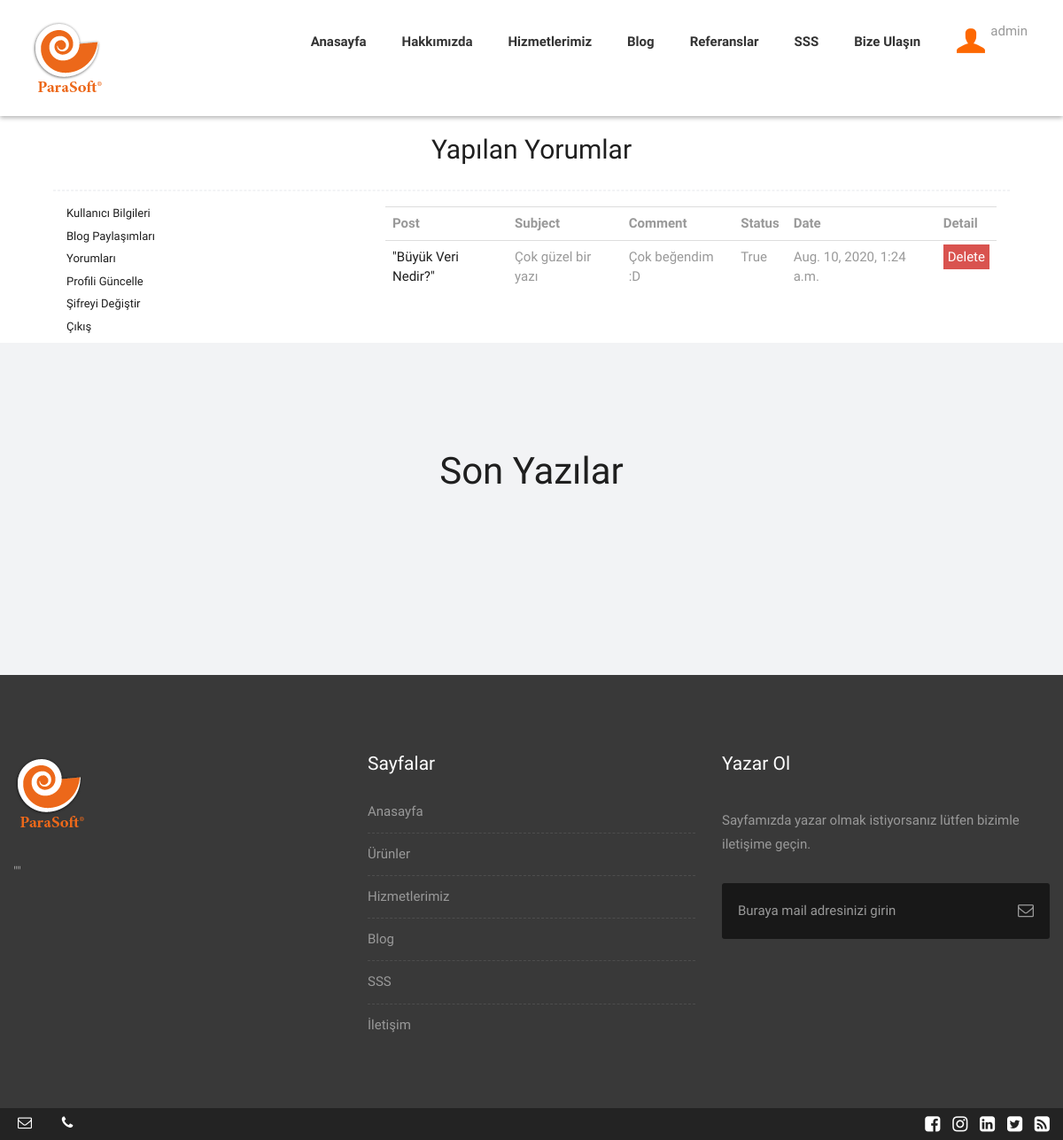
The page /user/comments/ (signed in) on the database as committed earlier.
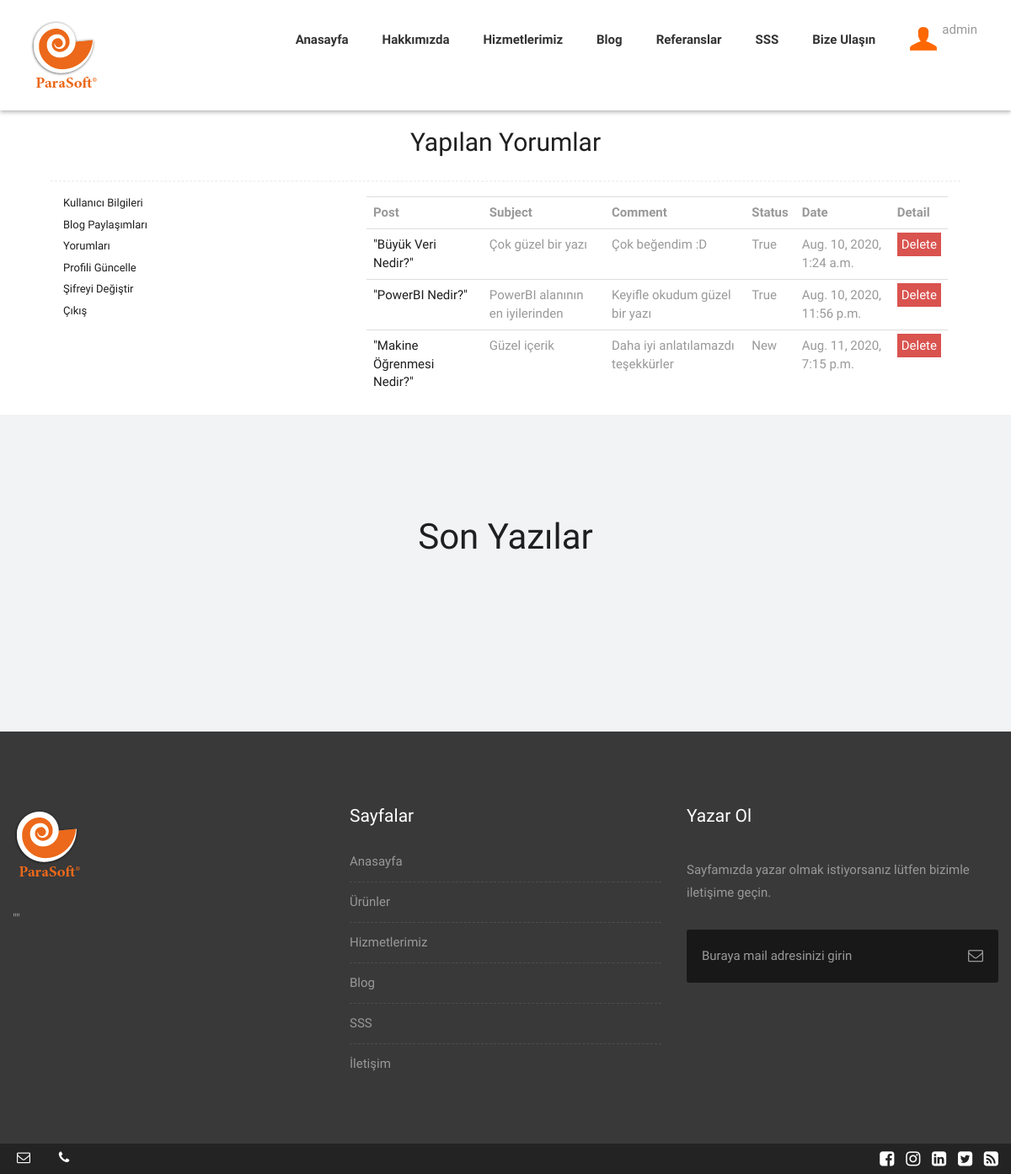
The same page on the database as committed later.
### blog/models.py (models this page shows, shortened)
class Comment(models.Model):
    STATUS = (
        ('New', 'Yeni'),
        ('True', 'Evet'),
        ('False', 'Hayır'),
    )
    post = models.ForeignKey(Post, on_delete=models.CASCADE)
    user = models.ForeignKey(User, on_delete=models.CASCADE)
    subject = models.CharField(max_length=50, blank=True)
    comment = models.CharField(max_length=200, blank=True)
    status = models.CharField(max_length=10,choices=STATUS, default='New')
    ip = models.CharField(blank=True, max_length=20)
    create_at = models.DateTimeField(auto_now_add=True)
    update_at = models.DateTimeField(auto_now_add=True)

class Post(models.Model):
    STATUS = (
        ('True', 'Evet'),
        ('False', 'Hayır'),
    )
    category = models.ForeignKey(Category, on_delete=models.CASCADE)
    title = models.CharField(max_length=30)
    keywords = models.CharField(max_length=255)
    description = models.CharField(max_length=255)
    image = models.ImageField(blank=True, upload_to='images')
    writer = models.CharField(max_length=30)
    content = RichTextUploadingField(blank=True)
    status = models.CharField(max_length=10, choices=STATUS)
    slug = models.SlugField(null=False, unique=True)
    parent = models.ForeignKey('self', blank=True, null=True, related_name='children', on_delete=models.CASCADE)
    create_at = models.DateTimeField(auto_now_add=True)
    update_at = models.DateTimeField(auto_now_add=True)
    def image_tag(self):
        return mark_safe('<img src="{}" height="50"/>'.format(self.image.url))
    image_tag.short_description = 'Image'

### user/views.py (the view)
# urls.py: path('comments/', views.comments, name='comments'),
@login_required(login_url='/login')
def comments(request):
    category = Category.objects.all()
    current_user = request.user
    comments = Comment.objects.filter(user_id=current_user.id)
    context = {'category': category,
               'comments': comments,
               }
    return render(request, 'user_comments.html', context)

### user/templates/user_comments.html (shortened to what this page needs)
{% extends "homebase.html" %}
{% block content %}
    <div class="container">
        <div class="row">
            <h2 class="h2" style="text-align:center;color: #1f1f1f">
                Yapılan Yorumlar
            </h2>
            <hr class="hr2">
            <div class="col-md-4">
                {% include 'user_panel.html' %}
            </div>
            <div class="col-md-8">
                <table class="table">
                        <tr>
                            <th class="text-left">Post</th>
                            <th class="text-left">Subject</th>
                            <th class="text-left">Comment</th>
                            <th class="text-left">Status</th>
                            <th class="text-left">Date</th>
                            <th class="text-left">Detail</th>
                        </tr>
                        {% for rs in comments %}
                            <tr>
                                <td class="text-left">
                                    <a href="http://127.0.0.1:8000/blog/{{ rs.post.category.slug}}/{{ rs.post.id }}">
                                        {{ rs.post.title }}
                                    </a>
                                </td>
                                <td class="text-left">{{ rs.subject }}</td>
                                <td class="text-left">{{ rs.comment }}</td>
                                <td class="text-left">{{ rs.status }}</td>
                                <td class="text-left">{{ rs.create_at }}</td>
                                <td class="text-left"><a class="btn-danger" style="padding: 5px" href="/user/deletecomment/{{ rs.id }}" onclick="return confirm('Yorumunuz silinecek! Eminmisiniz?')"> Delete </a> </td>
                            </tr>
                        {% endfor %}
                    </table>
            </div>
        </div>
    </div>
{% endblock %}

### home/templates/homebase.html (shortened to what this page needs)
{% load static %}
<!DOCTYPE html>
<html lang="en">
<head>
    <link rel="stylesheet" href="{% static "css/bootstrap.min.css" %}">
    <link rel="stylesheet" href="{% static "style.css" %}">
    <link rel="stylesheet" href="{% static "css/responsive.css" %}">
    <link rel="stylesheet" href="{% static "css/custom.css" %}">
</head>
<body>
{% include 'header.html' %}
{% block content %}  {% endblock %}
{% block blog-slider %}{% include "blog-slider.html" %}{% endblock %}
{% include 'footer.html' %}
</body>
</html>

### home/templates/header.html (shortened to what this page needs)
{% load static %}
<header class="header header_style_01">
    <nav class="megamenu navbar navbar-default">
        <div class="container-fluid">
            <div class="navbar-header">
                <a class="navbar-brand" href="index.html"><img src="{% static "logo.png" %}" alt="image"></a>
            </div>
            <div id="navbar" class="navbar-collapse collapse">
                <ul class="nav navbar-nav navbar-right">
                    {% if page == 'home' %}
                        <li><a class="active" href="/">Anasayfa</a></li>
                    {% else %}
                        <li><a href="/">Anasayfa</a></li>
                    {% endif %}
                    {% if page == 'hakkimizda' %}
                        <li><a class="active" href="/hakkimizda">Hakkımızda</a></li>
                    {% else %}
                        <li><a href="/hakkimizda">Hakkımızda</a></li>
                    {% endif %}
                    {% if page == 'hizmetlerimiz' %}
                        <li><a class="active" href="/hizmetlerimiz">Hizmetlerimiz</a></li>
                    {% else %}
                        <li><a href="/hizmetlerimiz">Hizmetlerimiz</a></li>
                    {% endif %}
                    {% if page == 'blog' %}
                        <li><a class="active" href="/blog">Blog</a></li>
                    {% else %}
                        <li><a href="/blog">Blog</a></li>
                    {% endif %}
                    {% if page == 'referanslarimiz' %}
                        <li><a class="active" href="/referanslarimiz">Referanslar</a></li>
                    {% else %}
                        <li><a href="/referanslarimiz">Referanslar</a></li>
                    {% endif %}
                    {% if page == 'sss' %}
                        <li><a class="active" href="/sss">SSS</a></li>
                    {% else %}
                        <li><a href="/sss">SSS</a></li>
                    {% endif %}
                    {% if page == 'iletisim' %}
                        <li><a class="active" href="/iletisim">Bize Ulaşın</a></li>
                    {% else %}
                        <li><a href="/iletisim">Bize Ulaşın</a></li>
                    {% endif %}
                    <li>
                        <div style="margin-top: -8px" class="dropdown">
                            <img onclick="myFunction()" class="dropbtn" src="{% static 'images/user-32.png' %}">
                        </div>
                    </li>
                    <li style="margin-left:-15px;">{{ user.username }}</li>
                </ul>
            </div>
        </div>
    </nav>
</header>

### user/templates/user_panel.html
<ul>
    <li><a href="/user" class=""><h6>Kullanıcı Bilgileri</h6></a></li>
    <li><a href="/user/blog" class=""><h6>Blog Paylaşımları</h6></a></li>
    <li><a href="/user/comments" class=""><h6>Yorumları</h6></a></li>
    <li><a href="/user/update" class=""><h6>Profili Güncelle</h6></a></li>
    <li><a href="/user/password" class=""><h6>Şifreyi Değiştir</h6></a></li>
    <li><a href="/logout" class=""><h6>Çıkış</h6></a></li>
</ul>

### home/templates/blog-slider.html (shortened to what this page needs)
{% load static %}
<div id="services" class="parallax section lb" style="width: auto">
    <div class="container">
        <div class="section-title text-center">
            <h3>Son Yazılar</h3>
        </div>
    </div>
</div>

### home/templates/footer.html (shortened to what this page needs)
{% load static %}
<footer class="footer parallax" style="background-color: #393939">
    <div class="container-fluid">
        <div class="row">
            <div class="col-md-4 col-sm-4 col-xs-12">
                <div class="widget">
                    <div class="widget-title">
                        <img src="{% static "logo.png" %}" alt="" />
                    </div>
                    <p>"{{ setting.description|safe }}"</p>
                </div>
            </div>
            <div class="col-md-4 col-sm-4 col-xs-12">
                <div class="widget clearfix">
                    <div class="widget-title">
                        <h3>Sayfalar</h3>
                    </div>
                    <ul class="footer-links hov">
                        <li><a href="/">Anasayfa </a></li>
                        <li><a href="/urunler">Ürünler </a></li>
                        <li><a href="/hizmetlerimiz">Hizmetlerimiz </a></li>
                        <li><a href="/blog">Blog </a></li>
                        <li><a href="/sss">SSS </a></li>
                        <li><a href="/iletisim">İletişim </a></li>
                    </ul>
                </div>
            </div>
            <div class="col-md-4 col-sm-4 col-xs-12">
                <div class="footer-distributed widget clearfix">
                    <div class="widget-title">
                        <h3>Yazar Ol</h3>
                        <p>Sayfamızda yazar olmak istiyorsanız lütfen bizimle iletişime geçin.</p>
                    </div>
                    <div class="footer-right">
                        <form method="get" action="#">
                            <input placeholder="Buraya mail adresinizi girin" name="submit">
                            <i class="fa fa-envelope-o"></i>
                        </form>
                    </div>
                </div>
            </div>
        </div>
    </div>
</footer>
<div class="top-bar" style="background-color:#232323">
    <div class="container-fluid">
        <div class="row">
            <div class="col-md-6 col-sm-6">
                <div class="left-top">
                    <div class="email-box">
                        <a href="mailto:{{ setting.email }}"><i class="fa fa-envelope-o" aria-hidden="true"></i>{{ setting.email }}</a>
                    </div>
                    <div class="phone-box">
                        <a href="tel:{{ setting.phone }}"><i class="fa fa-phone" aria-hidden="true"></i>{{ setting.phone}}</a>
                    </div>
                </div>
            </div>
            <div class="col-md-6 col-sm-6">
                <div class="right-top">
                    <div class="social-box">
                        <ul>
                            <li><a href="http://{{ setting.facebook }}"><i class="fa fa-facebook-square" aria-hidden="true"></i></a></li>
                            <li><a href="http://{{ setting.instagram }}"><i class="fa fa-instagram" aria-hidden="true"></i></a></li>
                            <li><a href="http://{{ setting.linkedin }}"><i class="fa fa-linkedin-square" aria-hidden="true"></i></a></li>
                            <li><a href="http://{{ setting.twitter }}"><i class="fa fa-twitter-square" aria-hidden="true"></i></a></li>
                            <li><a href="#"><i class="fa fa-rss-square" aria-hidden="true"></i></a></li>
                        </ul>
                    </div>
                </div>
            </div>
        </div>
    </div>
</div>

### home/static/css/responsive.css (style rules this page uses)
@media (max-width: 1200px) { .header_style_01 .navbar-brand { padding-right: 0; } }
@media (max-width: 1200px) { .container-fluid { width: 100%; padding: 0 15px; } }
@media (max-width: 1200px) { .container { width: 90%; } }
@media (max-width: 1200px) { .navbar-nav li { margin: 0px 5px; } }
@media (max-width: 1200px) { .header_style_01 { padding: 20px 20px !important; } }

### home/templates/homebase.html (style rules this page uses)
.dropbtn { background-color: #ffffff; color: white; padding: 16px; font-size: 16px; border: none; cursor: pointer; }
.dropdown { position: relative; display: inline-block; }

Rows that differ between the two databases and show on the page:
added Comment: post "\"PowerBI Nedir?\"", subject "PowerBI alanının en iyilerinden", comment "Keyifle okudum güzel bir yazı", status "True", create_at "Aug. 10, 2020, 11:56 p.m."
added Comment: post "\"Makine Öğrenmesi Nedir?\"", subject "Güzel içerik", comment "Daha iyi anlatılamazdı teşekkürler", status "New", create_at "Aug. 11, 2020, 7:15 p.m."
